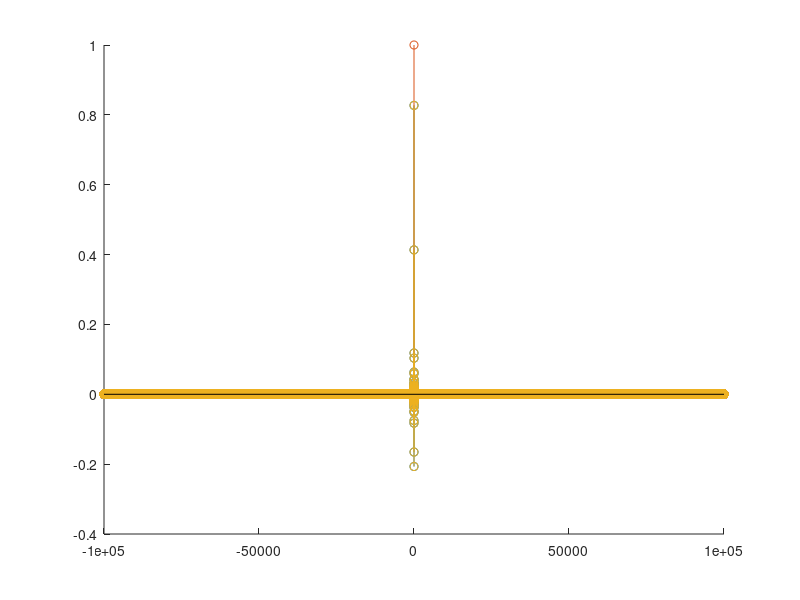

The MATLAB source for this figure:
clear all; close all;

%% Parameters
M = 3;
fs = 44100;
A=1;
N = 1e5;
n= 0:1e4;
xn = cos(2*pi*1000*n);
WM = exp(-1j*2*pi/M);

%% Bandpass filter definitions
n = -N:N;
LPF = A.*sinc(n./M);

%% polyPhase
k = 1:M';
figure;
hold on;
for i = k
    polyPhase(i,:) = LPF(i:M:floor(length(LPF)/M)*M);
    stem(n(i:M:floor(length(LPF))),LPF(i:M:floor(length(LPF))));
end

%% apply polyphases to signal
lmax = length(polyPhase(1,:))+M-1+length(xn);
for g = k
   vn = [zeros(1,(g-1)) xn];
   vn = vn(1:M:end);
   yn = conv(vn,polyPhase(g,:));
   un(g,:) = [yn zeros(1,lmax-length(yn))];
end

%% Matrix definition
i = 0:(M-1); % is this correct? shouldn't it go to M?
p = i';
F_M = WM.^(i.*p);

%Matrix processing
vn = conj(F_M)*un;

%% Processing / Equalizer
coeff = ones(1,M);
P = diag(coeff);
vn = P*vn;

%Matrix processing
vn = F_M * vn;

%Filter G
for g = k
   yn = conv(vn(g,:),polyPhase(g,:));
end

%upsampling
for g = k
   yn2(g,1:M:length(yn)*M) = yn(g);
end


%delays
yn = 0;
for g = k
   yn = yn + [zeros(1,M-g) yn2(g,:) zeros(1,g)];
end





